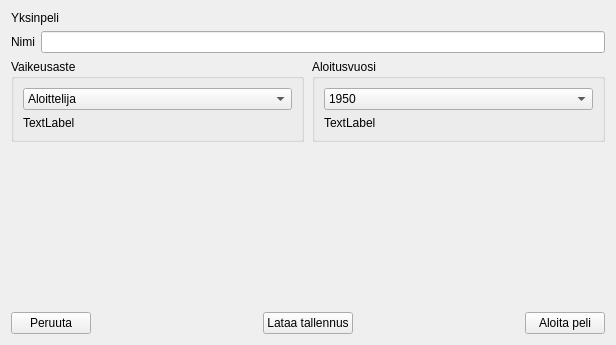
<?xml version="1.0" encoding="UTF-8"?>
<ui version="4.0">
 <class>SinglePlayerMenu</class>
 <widget class="QWidget" name="SinglePlayerMenu">
  <property name="geometry">
   <rect>
    <x>0</x>
    <y>0</y>
    <width>616</width>
    <height>345</height>
   </rect>
  </property>
  <property name="windowTitle">
   <string>Form</string>
  </property>
  <layout class="QVBoxLayout" name="verticalLayout_2">
   <item>
    <widget class="QLabel" name="title">
     <property name="text">
      <string>Yksinpeli</string>
     </property>
    </widget>
   </item>
   <item>
    <layout class="QFormLayout" name="formLayout">
     <property name="fieldGrowthPolicy">
      <enum>QFormLayout::AllNonFixedFieldsGrow</enum>
     </property>
     <item row="0" column="0">
      <widget class="QLabel" name="label">
       <property name="text">
        <string>Nimi</string>
       </property>
      </widget>
     </item>
     <item row="0" column="1">
      <widget class="QLineEdit" name="lineEdit"/>
     </item>
    </layout>
   </item>
   <item>
    <layout class="QHBoxLayout" name="horizontalLayout_2">
     <property name="spacing">
      <number>8</number>
     </property>
     <property name="bottomMargin">
      <number>0</number>
     </property>
     <item>
      <widget class="QGroupBox" name="groupBox">
       <property name="title">
        <string>Vaikeusaste</string>
       </property>
       <layout class="QVBoxLayout" name="verticalLayout">
        <item>
         <widget class="QComboBox" name="comboBox">
          <item>
           <property name="text">
            <string>Aloittelija</string>
           </property>
          </item>
          <item>
           <property name="text">
            <string>Kokenut</string>
           </property>
          </item>
          <item>
           <property name="text">
            <string>Ammattilainen</string>
           </property>
          </item>
         </widget>
        </item>
        <item>
         <widget class="QLabel" name="label_2">
          <property name="text">
           <string>TextLabel</string>
          </property>
         </widget>
        </item>
       </layout>
      </widget>
     </item>
     <item>
      <widget class="QGroupBox" name="groupBox_2">
       <property name="title">
        <string>Aloitusvuosi</string>
       </property>
       <layout class="QVBoxLayout" name="verticalLayout_3">
        <item>
         <widget class="QComboBox" name="comboBox_2">
          <item>
           <property name="text">
            <string>1950</string>
           </property>
          </item>
          <item>
           <property name="text">
            <string>1960</string>
           </property>
          </item>
          <item>
           <property name="text">
            <string>1970</string>
           </property>
          </item>
          <item>
           <property name="text">
            <string>1980</string>
           </property>
          </item>
          <item>
           <property name="text">
            <string>1990</string>
           </property>
          </item>
         </widget>
        </item>
        <item>
         <widget class="QLabel" name="label_3">
          <property name="text">
           <string>TextLabel</string>
          </property>
         </widget>
        </item>
       </layout>
      </widget>
     </item>
    </layout>
   </item>
   <item>
    <spacer name="verticalSpacer">
     <property name="orientation">
      <enum>Qt::Vertical</enum>
     </property>
     <property name="sizeHint" stdset="0">
      <size>
       <width>20</width>
       <height>40</height>
      </size>
     </property>
    </spacer>
   </item>
   <item>
    <layout class="QHBoxLayout" name="horizontalLayout" stretch="0,0,0,0,0">
     <item>
      <widget class="QPushButton" name="cancelButton">
       <property name="text">
        <string>Peruuta</string>
       </property>
      </widget>
     </item>
     <item>
      <spacer name="horizontalSpacer_2">
       <property name="orientation">
        <enum>Qt::Horizontal</enum>
       </property>
       <property name="sizeHint" stdset="0">
        <size>
         <width>40</width>
         <height>20</height>
        </size>
       </property>
      </spacer>
     </item>
     <item>
      <widget class="QPushButton" name="loadGameButton">
       <property name="text">
        <string>Lataa tallennus</string>
       </property>
      </widget>
     </item>
     <item>
      <spacer name="horizontalSpacer">
       <property name="orientation">
        <enum>Qt::Horizontal</enum>
       </property>
       <property name="sizeHint" stdset="0">
        <size>
         <width>40</width>
         <height>20</height>
        </size>
       </property>
      </spacer>
     </item>
     <item>
      <widget class="QPushButton" name="startGameButton">
       <property name="text">
        <string>Aloita peli</string>
       </property>
      </widget>
     </item>
    </layout>
   </item>
  </layout>
 </widget>
 <resources/>
 <connections/>
</ui>
